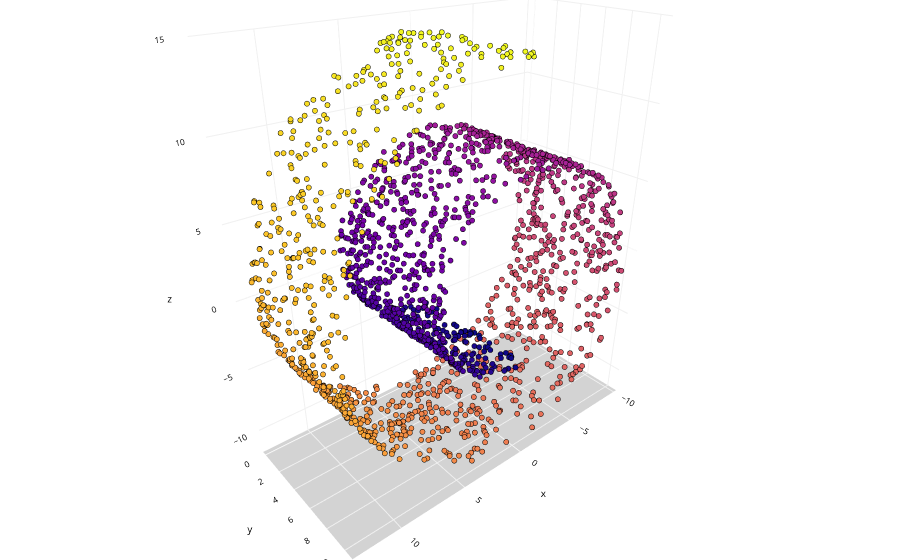

This figure's notebook cell:
### Code cell
# Make a swiss roll
X, y = make_swiss_roll(n_samples=2000, noise=0.05)
# Make it thinner
X[:, 1] *= .5


# Create a 3D scatter plot
fig = px.scatter_3d(None, x=X[:,0], y=X[:,1], z=X[:,2], color=y,)

# Update chart looks
fig.update_layout(#title_text="Swiss Roll",
                  showlegend=False,
                  scene_camera=dict(up=dict(x=0, y=0, z=1), 
                                        center=dict(x=0, y=0, z=-0.1),
                                        eye=dict(x=1.25, y=1.5, z=1)),
                                        margin=dict(l=0, r=0, b=0, t=0),
                  scene = dict(xaxis=dict(backgroundcolor='white',
                                          color='black',
                                          gridcolor='#f0f0f0',
                                          title_font=dict(size=10),
                                          tickfont=dict(size=10),
                                         ),
                               yaxis=dict(backgroundcolor='white',
                                          color='black',
                                          gridcolor='#f0f0f0',
                                          title_font=dict(size=10),
                                          tickfont=dict(size=10),
                                          ),
                               zaxis=dict(backgroundcolor='lightgrey',
                                          color='black', 
                                          gridcolor='#f0f0f0',
                                          title_font=dict(size=10),
                                          tickfont=dict(size=10),
                                         )))

# Update marker size
fig.update_traces(marker=dict(size=3, 
                              line=dict(color='black', width=0.1)))

fig.update(layout_coloraxis_showscale=False)
fig.show()

### Figure 1 — Plotly figure (JSON) as saved in the notebook; plotly's stock layout.template omitted (floating-point values rounded to 4 significant figures; data arrays with more than 128 entries replaced by an {"elided": "..."} marker saying what was removed)
{"data": [{"hovertemplate": "x=%{x}<br>y=%{y}<br>z=%{z}<br>color=%{marker.color}<extra></extra>", "legendgroup": "", "marker": {"color": {"elided": "2000 float values"}, "coloraxis": "coloraxis", "line": {"color": "black", "width": 0.1}, "size": 3, "symbol": "circle"}, "mode": "markers", "name": "", "scene": "scene", "showlegend": false, "type": "scatter3d", "x": {"elided": "2000 float values"}, "y": {"elided": "2000 float values"}, "z": {"elided": "2000 float values"}}], "layout": {"coloraxis": {"colorbar": {"title": {"text": "color"}}, "colorscale": [[0, "#0d0887"], [0.1111, "#46039f"], [0.2222, "#7201a8"], [0.3333, "#9c179e"], [0.4444, "#bd3786"], [0.5556, "#d8576b"], [0.6667, "#ed7953"], [0.7778, "#fb9f3a"], [0.8889, "#fdca26"], [1, "#f0f921"]], "showscale": false}, "legend": {"tracegroupgap": 0}, "margin": {"b": 0, "l": 0, "r": 0, "t": 0}, "scene": {"camera": {"center": {"x": 0, "y": 0, "z": -0.1}, "eye": {"x": 1.25, "y": 1.5, "z": 1}, "up": {"x": 0, "y": 0, "z": 1}}, "domain": {"x": [0, 1], "y": [0, 1]}, "xaxis": {"backgroundcolor": "white", "color": "black", "gridcolor": "#f0f0f0", "tickfont": {"size": 10}, "title": {"font": {"size": 10}, "text": "x"}}, "yaxis": {"backgroundcolor": "white", "color": "black", "gridcolor": "#f0f0f0", "tickfont": {"size": 10}, "title": {"font": {"size": 10}, "text": "y"}}, "zaxis": {"backgroundcolor": "lightgrey", "color": "black", "gridcolor": "#f0f0f0", "tickfont": {"size": 10}, "title": {"font": {"size": 10}, "text": "z"}}}, "showlegend": false}}
